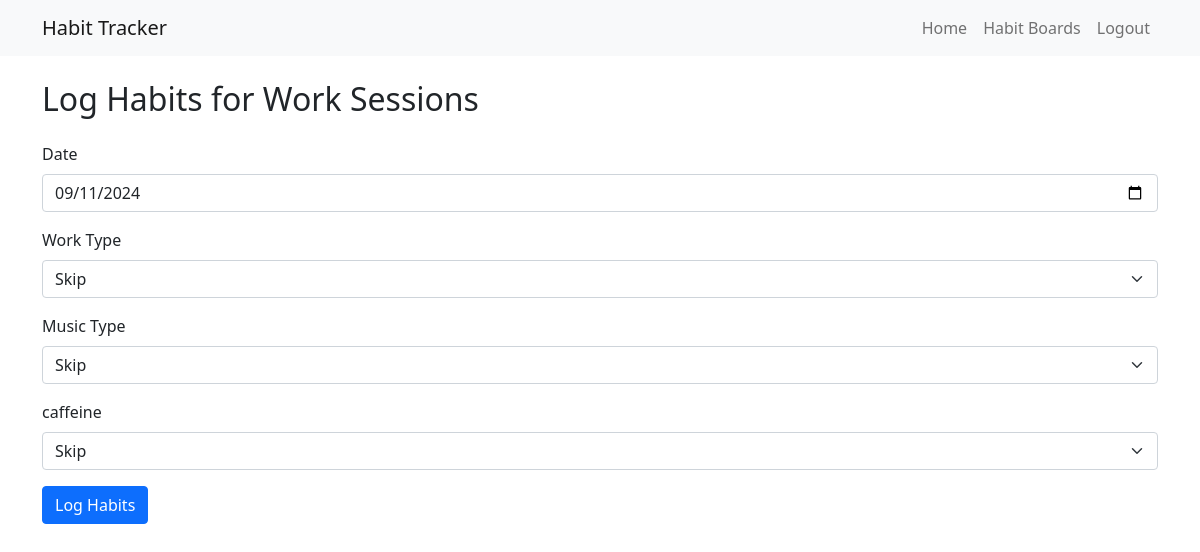
The app's page /board/2/log_all (signed in) with its own data.
### tables this page shows
CREATE TABLE habit_boards (
    id INTEGER PRIMARY KEY AUTOINCREMENT,
    user_id INTEGER NOT NULL,
    name TEXT NOT NULL,
    description TEXT,
    board_type TEXT NOT NULL CHECK(board_type IN ('time-series', 'batch')),
    created TIMESTAMP NOT NULL DEFAULT CURRENT_TIMESTAMP,
    FOREIGN KEY (user_id) REFERENCES users (id)
);

CREATE TABLE habits (
    id INTEGER PRIMARY KEY AUTOINCREMENT,
    user_id INTEGER NOT NULL,
    board_id INTEGER NOT NULL,
    name TEXT NOT NULL,
    description TEXT,
    frequency TEXT, -- can be NULL for batch habits
    variable_type TEXT NOT NULL CHECK(variable_type IN ('boolean', 'numeric', 'categorical')),
    created TIMESTAMP NOT NULL DEFAULT CURRENT_TIMESTAMP,
    FOREIGN KEY (user_id) REFERENCES users (id),
    FOREIGN KEY (board_id) REFERENCES habit_boards (id)
);

### app.py (the view, shortened to what this page needs)
@app.route('/board/<int:board_id>/log_all', methods=['GET', 'POST'])
@login_required
def log_all_habits(board_id):
    conn = get_db_connection()
    board = conn.execute('SELECT * FROM habit_boards WHERE id = ? AND user_id = ?',
                         (board_id, session['user_id'])).fetchone()
    today = datetime.now().date()
    habits_to_log = []
    habits = conn.execute('SELECT * FROM habits WHERE board_id = ?', (board_id,)).fetchall()
    for habit in habits:
        last_entry = conn.execute('''
            SELECT date FROM entries
            WHERE habit_id = ?
            ORDER BY date DESC LIMIT 1
        ''', (habit['id'],)).fetchone()
        if habit['variable_type'] == 'categorical':
            options = conn.execute('SELECT option_value FROM habit_options WHERE habit_id = ?', (habit['id'],)).fetchall()
            habit = dict(habit)
            habit['options'] = [option['option_value'] for option in options]
        should_log = True
        if last_entry:
            last_date = datetime.strptime(last_entry['date'], '%Y-%m-%d').date()
            days_since_last = (today - last_date).days
            if habit['frequency'] == 'daily' and days_since_last < 1:
                should_log = False
            elif habit['frequency'] == 'weekly' and days_since_last < 7:
                should_log = False
            elif habit['frequency'] == 'monthly' and days_since_last < 30:
                should_log = False
        if should_log:
            habits_to_log.append(habit)
    conn.close()
    return render_template('log_all_habits.html', board=board, habits=habits_to_log, today=today.isoformat())

### app.py (called while the page is built)
def get_db_connection():
    conn = sqlite3.connect('habits.db')
    conn.row_factory = sqlite3.Row
    return conn

def login_required(f):
    @wraps(f)
    def decorated_function(*args, **kwargs):
        if 'user_id' not in session:
            return redirect(url_for('login'))
        return f(*args, **kwargs)
    return decorated_function

### templates/log_all_habits.html (shortened to what this page needs)
{% extends "base.html" %}
{% block content %}
<h2 class="mb-4">Log Habits for {{ board['name'] }}</h2>
<form method="post">
    <div class="mb-3">
        <label for="log_date" class="form-label">Date</label>
        <input type="date" class="form-control" id="log_date" name="log_date" value="{{ today }}" required>
    </div>
    {% for habit in habits %}
    <div class="mb-3">
        <label for="habit_{{ habit['id'] }}" class="form-label">{{ habit['name'] }}</label>
        {% if habit['variable_type'] == 'boolean' %}
            <select class="form-select" id="habit_{{ habit['id'] }}" name="habit_{{ habit['id'] }}">
                <option value="">Skip</option>
            </select>
        {% elif habit['variable_type'] == 'numeric' %}
            <input type="number" class="form-control" id="habit_{{ habit['id'] }}" name="habit_{{ habit['id'] }}">
        {% elif habit['variable_type'] == 'categorical' %}
            <select class="form-select" id="habit_{{ habit['id'] }}" name="habit_{{ habit['id'] }}">
                <option value="">Skip</option>
            </select>
        {% endif %}
    </div>
    {% endfor %}
    <button type="submit" class="btn btn-primary">Log Habits</button>
</form>
{% endblock %}

### records on screen
habit_boards: name "Work Sessions"
habits: name "Work Type"
habits: name "Music Type"
habits: name "caffeine"
